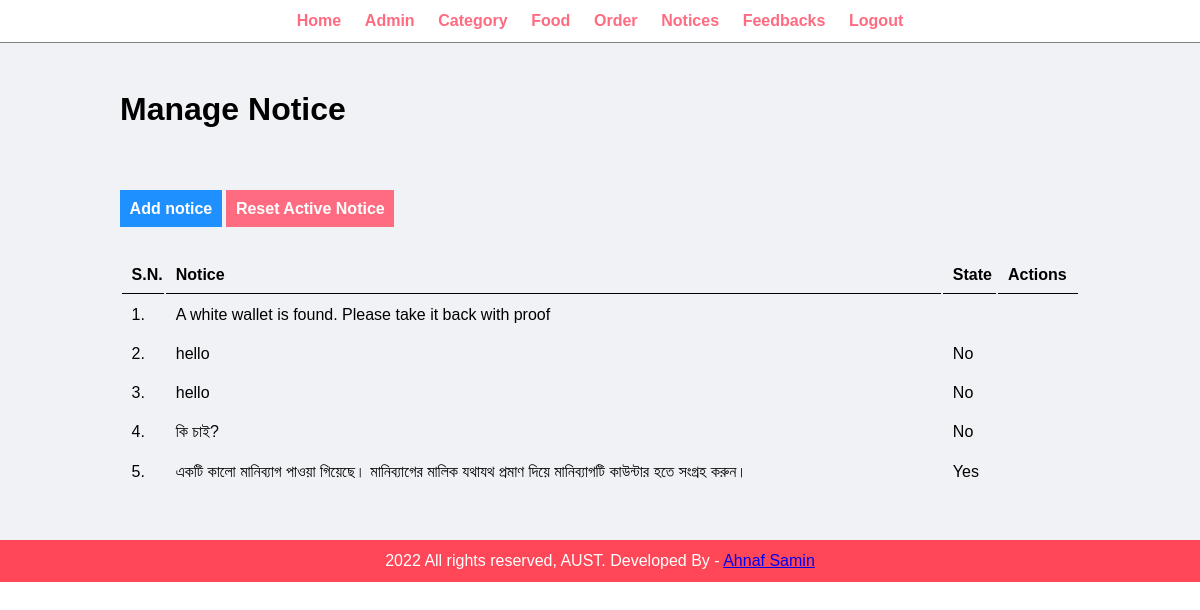
/admin/notices.php (signed in), run on the app's committed database.
### tables this page shows
CREATE TABLE `notice` (
  `notice` varchar(200) DEFAULT NULL,
  `active` varchar(3) NOT NULL
);

### admin/notices.php (the view, shortened to what this page needs)
<?php include('partials/menu.php'); ?>
<div class="main-content">
    <div class="wrapper">
        <h1>Manage Notice</h1>
        <br />
        <br><br><br>
        <a href="add-notice.php" class="btn-primary">Add notice</a>
        <a href="<?php echo SITEURL; ?>admin/delete-notice.php" class="btn-danger">Reset Active Notice</a>
        <br /><br /><br />
        <table class="tbl-full">
            <tr>
                <th>S.N.</th>
                <th>Notice</th>
                <th>State</th>
                <th>Actions</th>
            </tr>
            <?php
            $sql = "SELECT * FROM notice";
            $res = mysqli_query($conn, $sql);
            if ($res == TRUE) {
                $count = mysqli_num_rows($res);
                $sn = 1;
                if ($count > 0) {
                    while ($rows = mysqli_fetch_assoc($res)) {
                        $full_name = $rows['notice'];
                        $username = $rows['active'];
            ?>
                        <tr>
                            <td><?php echo $sn++; ?>. </td>
                            <td><?php echo $full_name; ?></td>
                            <td><?php echo $username; ?></td>
                        </tr>
            <?php
                    }
                } else {
                }
            }
            ?>
        </table>
    </div>
</div>
<?php include('partials/footer.php'); ?>

### css/admin.css (style rules this page uses)
* { margin: 0; padding: 0; font-family: Arial, Helvetica, sans-serif; }
.wrapper { padding: 1%; width: 80%; margin: 0 auto; }
.tbl-full { width: 100%; }
table tr th { border-bottom: 1px solid black; padding: 1%; text-align: left; }
table tr td { padding: 1%; }
.btn-primary { background-color: #1e90ff; padding: 1%; color: white; text-decoration: none; font-weight: bold; }
.btn-danger { background-color: #ff6b81; padding: 1%; color: white; text-decoration: none; font-weight: bold; }
.main-content { background-color: #f1f2f6; padding: 3% 0; }

### data on the page
notice: notice "A white wallet is found. Please take it back with proof"
notice: notice "hello", active "No"
notice: notice "hello", active "No"
notice: notice "কি চাই?", active "No"
notice: notice "একটি কালো মানিব্যাগ পাওয়া গিয়েছে। মানিব্যাগের মালিক যথাযথ প্রমাণ দিয়ে মানিব্যাগটি কাউন্টার হতে সংগ্রহ করুন।", active "Yes"
